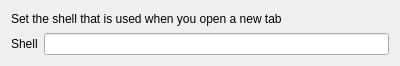
<?xml version="1.0" encoding="UTF-8"?>
<ui version="4.0">
 <class>ShellSettingsPane</class>
 <widget class="QWidget" name="ShellSettingsPane">
  <property name="geometry">
   <rect>
    <x>0</x>
    <y>0</y>
    <width>400</width>
    <height>66</height>
   </rect>
  </property>
  <property name="windowTitle">
   <string>Form</string>
  </property>
  <layout class="QGridLayout" name="gridLayout">
   <item row="1" column="0">
    <widget class="QLabel" name="label_9">
     <property name="text">
      <string>Shell</string>
     </property>
    </widget>
   </item>
   <item row="1" column="1">
    <widget class="QLineEdit" name="shellLineEdit"/>
   </item>
   <item row="0" column="0" colspan="2">
    <widget class="QLabel" name="label">
     <property name="text">
      <string>Set the shell that is used when you open a new tab</string>
     </property>
     <property name="wordWrap">
      <bool>true</bool>
     </property>
    </widget>
   </item>
  </layout>
 </widget>
 <resources/>
 <connections/>
</ui>
